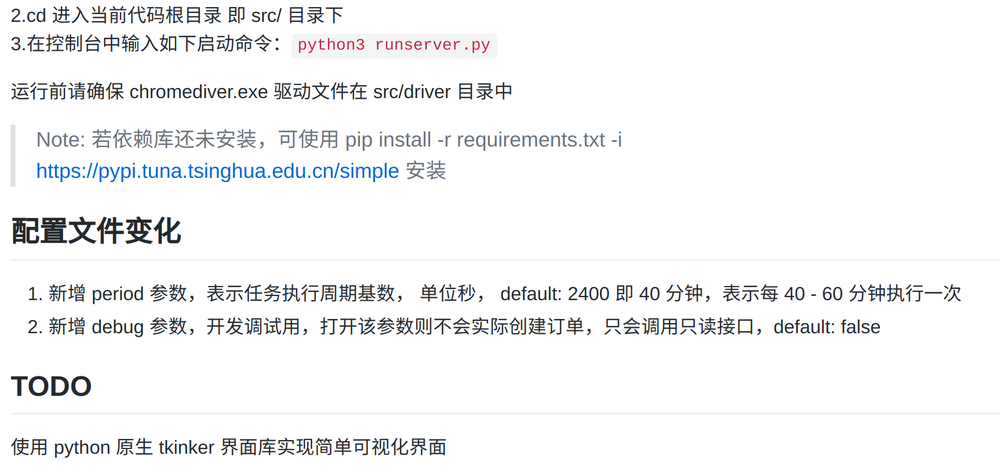
#> input picture ocr_text/test.png, 1000 x 475 px, shrunk from 1692 x 804 before the run
$ python img_text_extra.py
#> lines starting #> are read from the running program, lines starting #| are printed output that depends on the picture
import cv2
from PIL import Image
import pytesseract


def image_text_extra(img_path: str):
    """图片文本提取"""
#> called with img_path = './test.png'
    img =cv2.imread(img_path)
#> img is the input picture: shape (475, 1000, 3); mean B, G, R 245.5, 244.8, 244.4
    if img is None:
        print(f'Error: Image not found or cannot be loaded. image path: {img_path}')
        return None

    # 将图片转换为灰度图
    gray_img =cv2.cvtColor(img, cv2.COLOR_BGR2GRAY)

    # 对灰度图进行二值化处理
    binary_img = cv2.adaptiveThreshold(
        gray_img,
        maxValue=255,  # 最大白色值，二值化后像素最大值
        adaptiveMethod=cv2.ADAPTIVE_THRESH_GAUSSIAN_C,  # 取邻域的高斯加权平均值（权重中心更高）
        thresholdType=cv2.THRESH_BINARY,  # 常规黑白
        blockSize=15,  # 邻域大小（必须是奇数），小可能导致噪点多，过大则考虑的范围越大，但处理越模糊
        C=10  # 调节亮暗，从计算出的局部阈值中减去一个偏移量,减10微调，避免过亮或过暗。
    )
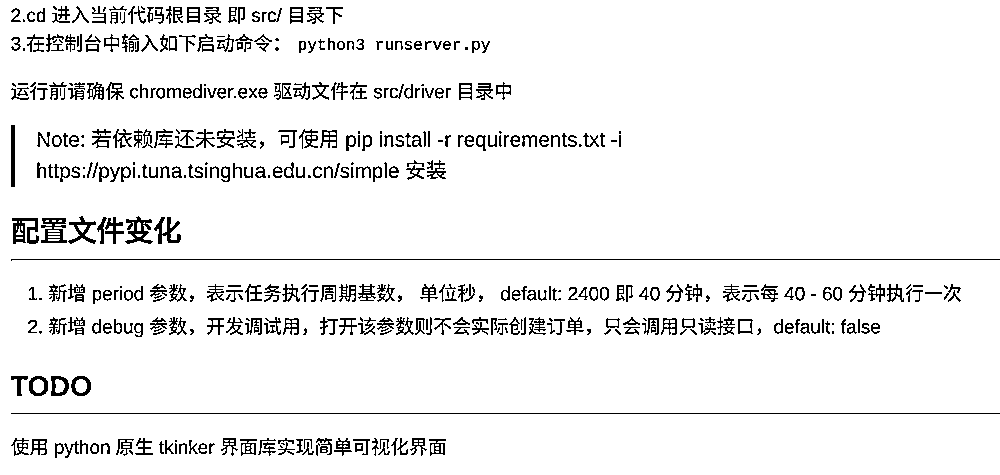
#> binary_img: shape (475, 1000); 93.9% white; black in thin lines or dots
    # 降噪 binary_img = cv2.fastNlMeansDenoising(binary_img)

    custom_config = r'--oem 3 --psm 6 -c preserve_interword_spaces=1'
    # --oem：OCR引擎模式
    #   oem 0: 传统引擎;
    #   oem 1: LSTM 神经网络;
    #   oem 2: 混合模式;
    #   oem 3：默认模式，让 Tesseract 自动选择最佳模式
    # --psm：页面分割模式。
    #   psm 3：默认模式，适用于普通文本；
    #   psm 6: 适用于单行文本；
    #   psm 11：适用于稀疏文本
    # preserve_interword_spaces 用于控制如何处理图像中单词之间的空格。
    #   设置为 1 时：保留原始空格布局
    #   设置为 0 时：使用 Tesseract 的标准空格处理逻辑

    # 使用 pytesseract 进行OCR识别, lang: 英文：eng、中文简体：chi_sim
#> (the run stopped early here; a loop or call above may not have finished)
